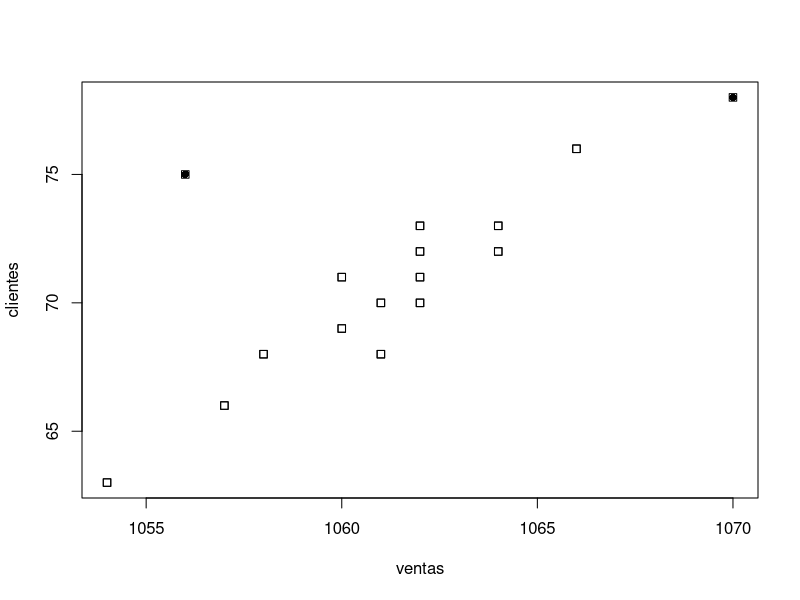
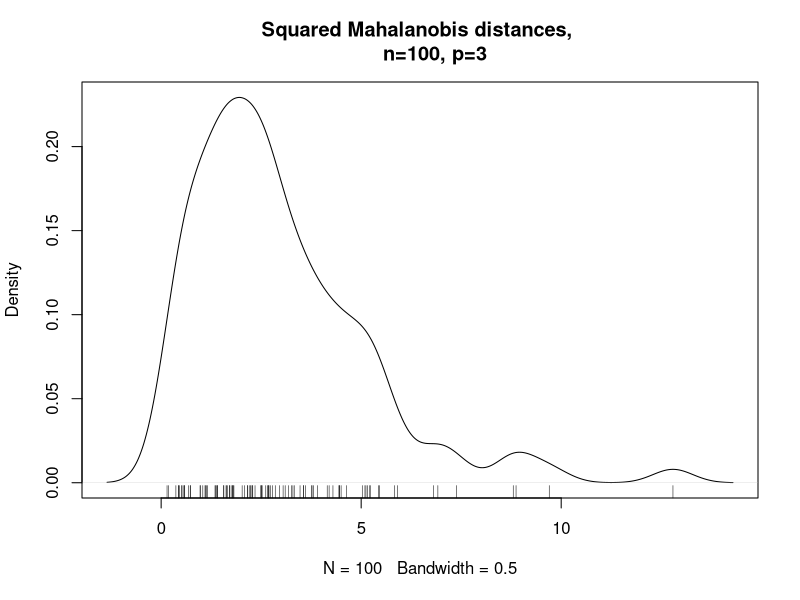
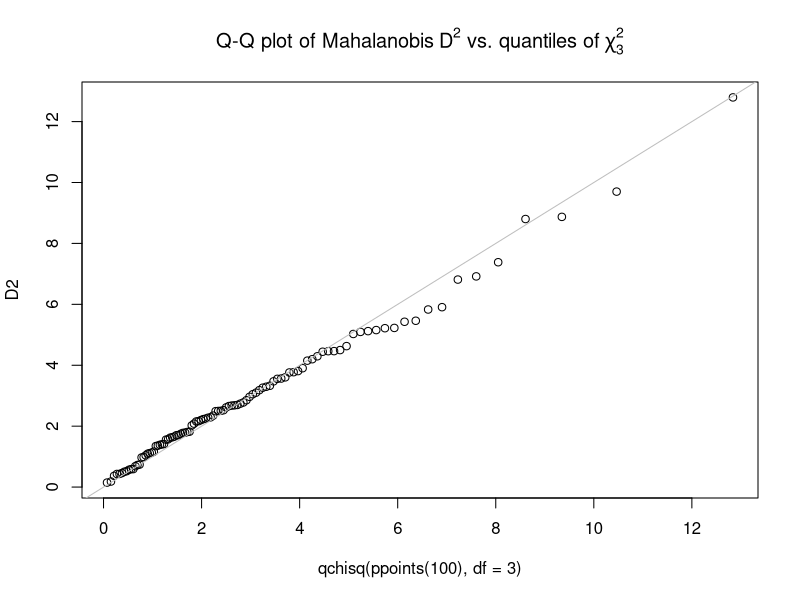

Write the R code that produced these figures, in order.

#_____ Distancia de Mahalanobis____

# Cargar los datos
ventas= c( 1054, 1057, 1058, 1060, 1061, 1060, 1061, 
           1062, 1062, 1064, 1062, 1062, 1064, 1056, 
           1066, 1070)
clientes= c(63, 66, 68, 69, 68, 71, 70, 70, 71, 72, 72, 
            73, 73, 75, 76, 78)

# Utilizamos la función data.frame() para crear 
# un juego de datos en R
datos <- data.frame(ventas ,clientes)

dim(datos)
str(datos)
summary(datos)

#----------------------------------------------------
#    Calculo de la distancia
#----------------------------------------------------

# El método de distancia Mahalanobis mejora el 
# método clásico de distancia de Gauss 
# eliminando el efecto que pueden producir 
# la correlación entre las variables a analizar


# Determinar el número de outlier que queremos encontrar.
num.outliers <- 2

# Ordenar los datos de mayor a menor distancia, 
# según la métrica de Mahalanobis.
mah.ordenacion <- order(mahalanobis(datos, colMeans(datos), cov(datos)), decreasing=TRUE)
mah.ordenacion

# Generar un vector boleano los dos 
# valores más alejados segun la distancia Mahalanobis.
outlier2 <- rep(FALSE , nrow(datos))
outlier2[mah.ordenacion[1:num.outliers]] <- TRUE

# Resaltar con un punto relleno los 2 valores outliers.
colorear.outlier <- outlier2 *16

# Visualizar el gráfico con los datos destacando sus outlier.
plot(datos , pch=0)
points(datos , pch=colorear.outlier)

#----------------------------------
#   Ejercicio 2
#----------------------------------

require(graphics)

ma <- cbind(1:6, 1:3)
(S <-  var(ma))
mahalanobis(c(0, 0), 1:2, S)

x <- matrix(rnorm(100*3), ncol = 3)
stopifnot(mahalanobis(x, 0, 
                      diag(ncol(x))) == rowSums(x*x))

##- Here, D^2 = usual squared Euclidean distances

Sx <- cov(x)
D2 <- mahalanobis(x, colMeans(x), Sx)
plot(density(D2, bw = 0.5),
     main="Squared Mahalanobis distances, 
     n=100, p=3") ; rug(D2)
qqplot(qchisq(ppoints(100), df = 3), D2,
       main = expression("Q-Q plot of Mahalanobis" * ~D^2 *
                           " vs. quantiles of" * ~ chi[3]^2))
abline(0, 1, col = 'gray')
